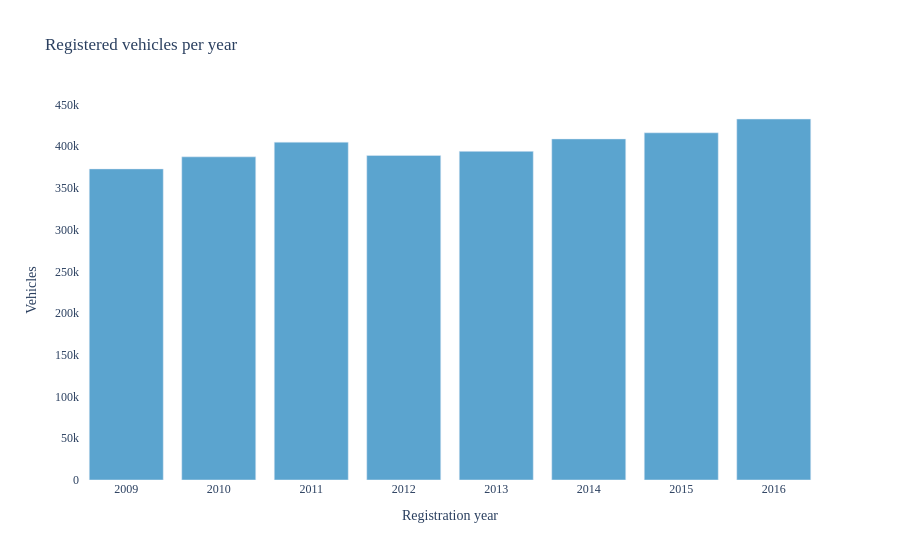

The notebook cell saved with this chart:
### Markdown cell above
### Load registrations

KBA table: vehicle ID, municipality, registration date. Popularity uses the
date (year). Municipality is not required for the series ranking.

### Code cell
# load KBA registrations: vehicle ID, municipality, registration date
zul = read_semicolon_csv(
    zul_path,
    usecols=["IDNummer", "Gemeinden", "Zulassung"],
)
print(zul.dtypes)
print(
    f"rows={len(zul):,}  duplicate IDs="
    f"{zul['IDNummer'].duplicated().sum()}  "
    f"missing={zul.isna().sum().to_dict()}"
)

# extract registration year for the trend analysis
zul["Zulassung"] = pd.to_datetime(zul["Zulassung"], errors="coerce")
zul["year"] = zul["Zulassung"].dt.year.astype("Int64")
print("registration years:", sorted(zul["year"].dropna().unique().tolist()))
print("dates with parse problems:", int(zul["year"].isna().sum()))

# plot registrations per year
year_counts = zul["year"].value_counts().sort_index()
fig = px.bar(
    x=year_counts.index.astype(int),
    y=year_counts.values,
    title="Registered vehicles per year",
    labels={
        "x": "Registration year",
        "y": "Vehicles"},
    color_discrete_sequence=["#5BA4CF"])
fig.update_layout(
    font_family="Source Sans Pro",
    plot_bgcolor="white",
    paper_bgcolor="white")
fig.show()
zul.head()

### Figure 1 — Plotly figure (JSON) as saved in the notebook; plotly's stock layout.template omitted (floating-point values rounded to 4 significant figures)
{"data": [{"hovertemplate": "Registration year=%{x}<br>Vehicles=%{y}<extra></extra>", "legendgroup": "", "marker": {"color": "#5BA4CF", "pattern": {"shape": ""}}, "name": "", "orientation": "v", "showlegend": false, "textposition": "auto", "type": "bar", "x": [2009, 2010, 2011, 2012, 2013, 2014, 2015, 2016], "xaxis": "x", "y": [372690, 387148, 404746, 388828, 393700, 408596, 415936, 432460], "yaxis": "y"}], "layout": {"barmode": "relative", "font": {"family": "Source Sans Pro"}, "legend": {"tracegroupgap": 0}, "paper_bgcolor": "white", "plot_bgcolor": "white", "title": {"text": "Registered vehicles per year"}, "xaxis": {"anchor": "y", "domain": [0, 1], "title": {"text": "Registration year"}}, "yaxis": {"anchor": "x", "domain": [0, 1], "title": {"text": "Vehicles"}}}}
